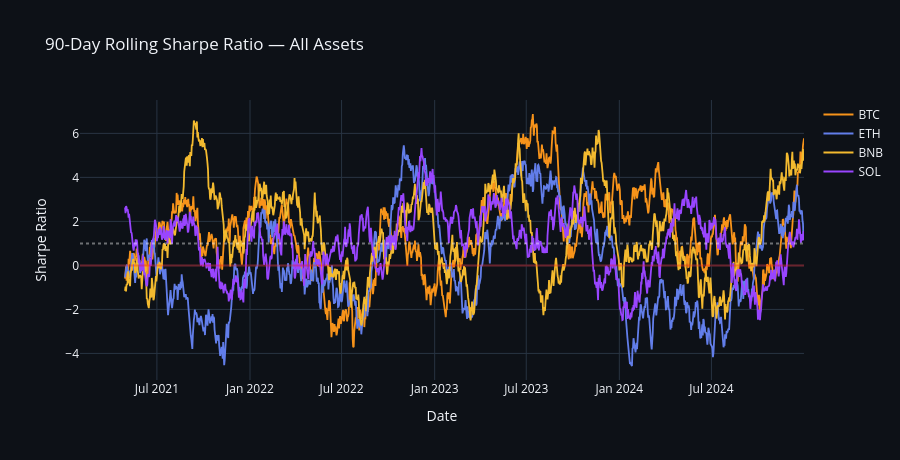

Notebook code cell kept with this figure:
### Markdown cell above
### 6.6 90-Day Rolling Sharpe Ratio

### Code cell
fig6 = go.Figure()
for t in ["BTC","ETH","BNB","SOL"]:
    sub = df[df["ticker"] == t].sort_values("Date")
    fig6.add_trace(go.Scatter(
        x=sub["Date"], y=sub["sharpe_90d"],
        name=t, line=dict(color=colors_map[t], width=1.8)
    ))
fig6.add_hline(y=1, line_dash="dot", line_color="white", opacity=0.4)
fig6.add_hline(y=0, line_dash="solid", line_color="red", opacity=0.3)
fig6.update_layout(
    title="90-Day Rolling Sharpe Ratio — All Assets",
    template="plotly_dark", paper_bgcolor="#0d1117",
    plot_bgcolor="#0d1117", height=460,
    yaxis_title="Sharpe Ratio", xaxis_title="Date"
)
fig6.show()

### Figure 1 — Plotly figure (JSON) as saved in the notebook; plotly's stock layout.template omitted (floating-point values rounded to 4 significant figures; data arrays with more than 128 entries replaced by an {"elided": "..."} marker saying what was removed)
{"data": [{"line": {"color": "#f7931a", "width": 1.8}, "name": "BTC", "type": "scatter", "x": {"elided": "1432 str values"}, "y": {"elided": "1432 float values"}}, {"line": {"color": "#627eea", "width": 1.8}, "name": "ETH", "type": "scatter", "x": {"elided": "1432 str values"}, "y": {"elided": "1432 float values"}}, {"line": {"color": "#f3ba2f", "width": 1.8}, "name": "BNB", "type": "scatter", "x": {"elided": "1432 str values"}, "y": {"elided": "1432 float values"}}, {"line": {"color": "#9945ff", "width": 1.8}, "name": "SOL", "type": "scatter", "x": {"elided": "1432 str values"}, "y": {"elided": "1432 float values"}}], "layout": {"height": 460, "paper_bgcolor": "#0d1117", "plot_bgcolor": "#0d1117", "shapes": [{"line": {"color": "white", "dash": "dot"}, "opacity": 0.4, "type": "line", "x0": 0, "x1": 1, "xref": "x domain", "y0": 1, "y1": 1, "yref": "y"}, {"line": {"color": "red", "dash": "solid"}, "opacity": 0.3, "type": "line", "x0": 0, "x1": 1, "xref": "x domain", "y0": 0, "y1": 0, "yref": "y"}], "title": {"text": "90-Day Rolling Sharpe Ratio — All Assets"}, "xaxis": {"title": {"text": "Date"}}, "yaxis": {"title": {"text": "Sharpe Ratio"}}}}
